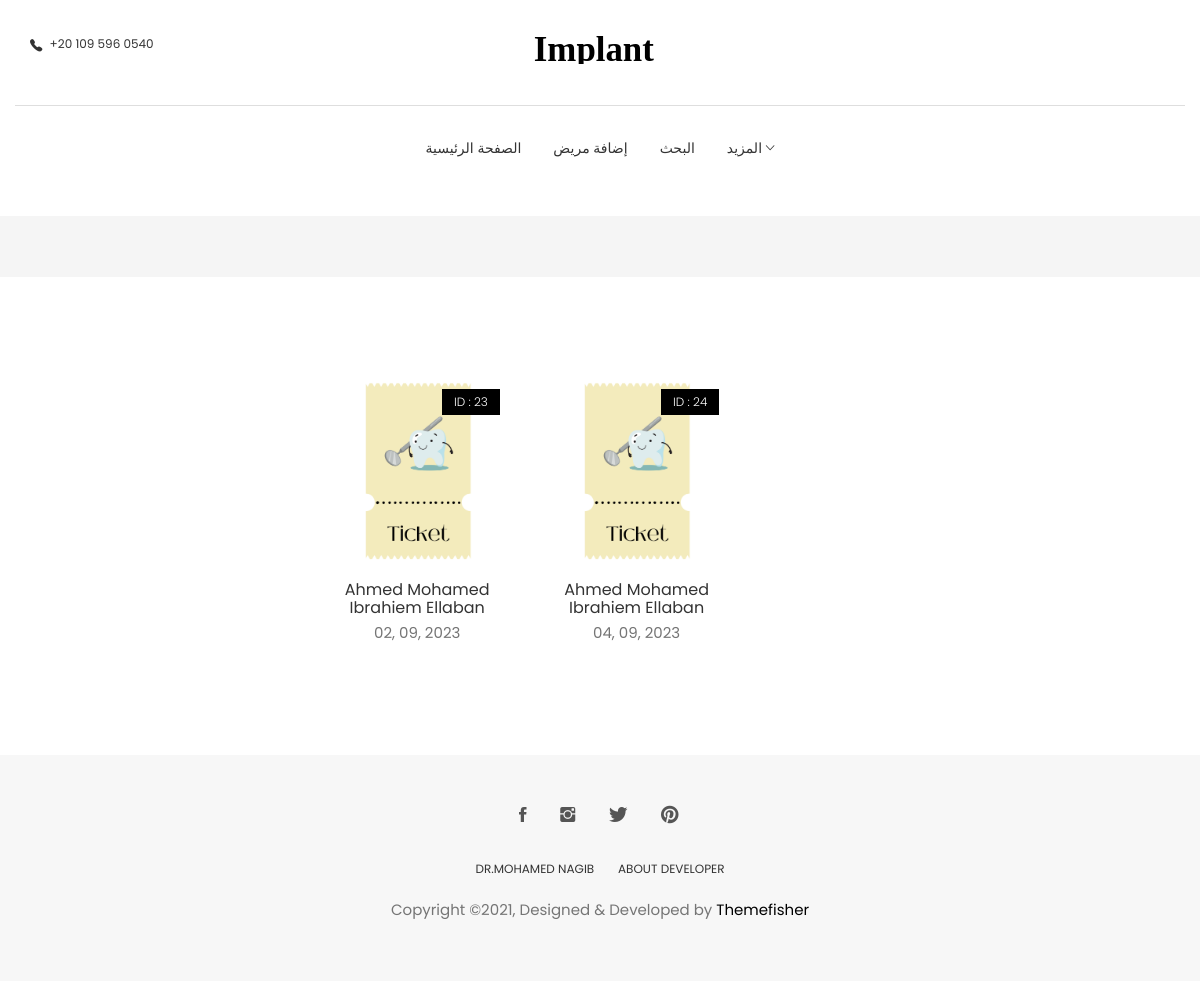
Screenshot of /patient/patient_details/operations/get_operations_done/1 (signed in) with the database file from the repository.
### patient/models.py (models this page shows, shortened)
class Operation(models.Model):
    id = models.AutoField(primary_key=True, null=False, blank=False)
    patient = models.ForeignKey(Patient, null=False, blank=False, on_delete=models.CASCADE)
    user = models.ForeignKey(User, blank=False, null=False, on_delete=models.DO_NOTHING)
    name = models.CharField(max_length=15, null=False, blank=False)
    datetime = models.DateTimeField(auto_now_add=True,auto_created=True)
    price = models.IntegerField(blank=False, null=False)
    description = models.TextField(max_length=1000, blank=True, null=True)
    remaining_amount = models.IntegerField(null=False, blank=False, default=0)

class Patient(models.Model):
    id = models.AutoField(primary_key=True, null=False, blank=False)
    user = models.ForeignKey(User, on_delete=models.DO_NOTHING)
    full_name = models.CharField(max_length=40, null=False, blank=False)
    phone = models.CharField(max_length=11, null=True, blank=False)
    age = models.IntegerField(null=True, blank=True, default=0)
    city = models.CharField(max_length=15, null=False, blank=False)
    description = models.TextField(max_length=1000)

### patient/views.py (the view)
# urls.py: path('patient_details/operations/get_operations_done/<int:id>', get_operations_done, name='get_operations_done'),
@login_required
def get_operations_done(request, *args, **kwargs):
    operations = Operation.objects.filter(patient_id=kwargs['id'], remaining_amount=0)
    context = {
        "page_title": "العمليات التامة",
        "operations": operations,
    }
    return render(request, 'done_operations.html', context)

### patient/templates/done_operations.html (shortened to what this page needs)
{% extends 'base.html' %}
{% load static %}
{% load bootstrap4 %}
{% block patients %}
			{% for operation in operations %}
			<div class="col-md-3">
				<div class="product-item">
					<div class="product-thumb">
						<span class="bage">ID : {{operation.id}}</span>
						<img class="img-responsive" src="{% static 'images/Ticket.png' %}" alt="Ticket-img" />
					</div>
					<div class="product-content">
						<h4>{{operation.patient.full_name}}</h4>
						<p class="price">{{operation.datetime |date:" d, m, Y"}}</p>
					</div>
				</div>
			</div>
			{% endfor %}
{% endblock %}

### static/css/style.css (style rules this page uses)
body { line-height: 1.5; font-family: "Poppins", sans-serif; -webkit-font-smoothing: antialiased; }
p { font-family: "Poppins", sans-serif; color: #757575; font-size: 15px; }
h1, h2, h3, h4, h5, h6 { font-family: "Poppins", sans-serif; }
h1, h2, h3, h4, h5, h6 { font-weight: 400; }
.product-item { margin-bottom: 30px; }
.product-item .product-thumb { position: relative; }
.product-item .product-thumb img { width: 100%; height: auto; }
.product-item .product-thumb .bage { position: absolute; top: 12px; right: 12px; background: #000; color: #fff; font-size: 12px; padding: 4px 12px; font-weight: 300; display: inline-block; }
.product-item .product-thumb:before { transition: 0.3s all; opacity: 0; background: rgba(0, 0, 0, 0.6); content: ""; position: absolute; top: 0; right: 0; left: 0; bottom: 0; }
.product-item .product-content { text-align: center; }
.product-item .product-content h4 { font-size: 16px; font-weight: 400; margin-top: 15px; margin-bottom: 6px; }

### rows the page displays
Operation: id "23", patient.full_name "Ahmed Mohamed Ibrahiem Ellaban", datetime "02, 09, 2023"
Operation: id "24", patient.full_name "Ahmed Mohamed Ibrahiem Ellaban", datetime "04, 09, 2023"
